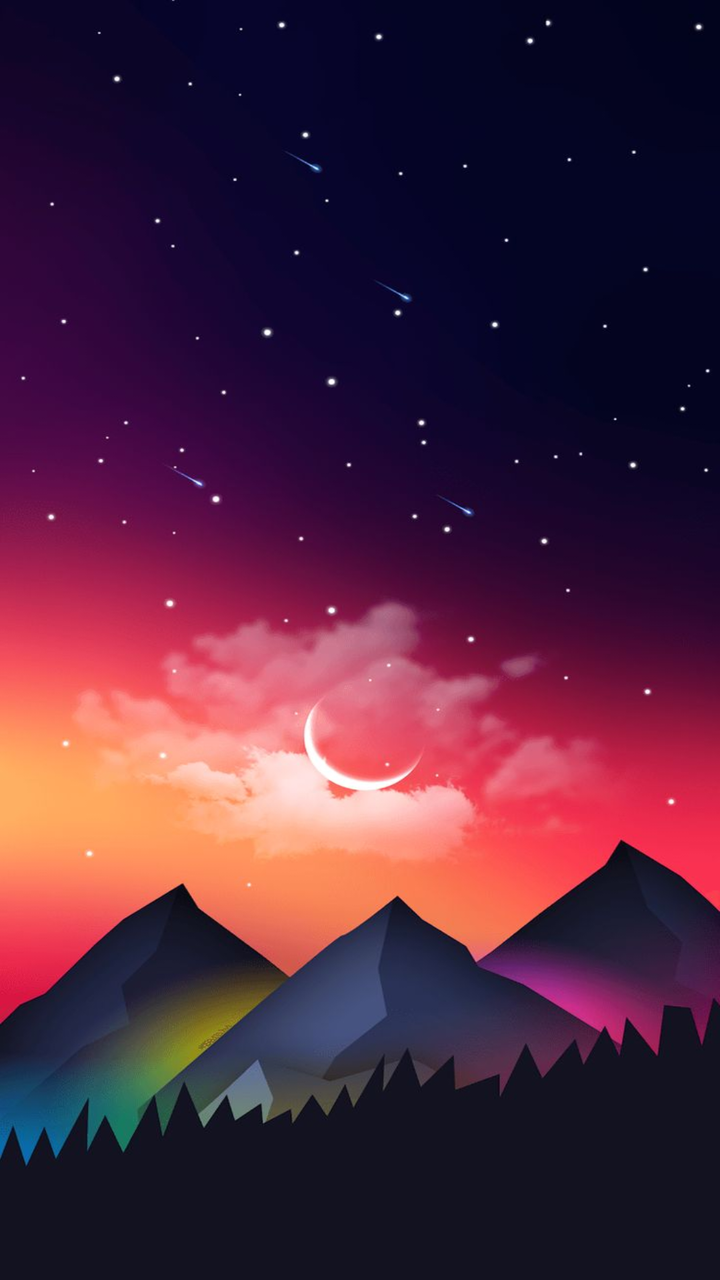
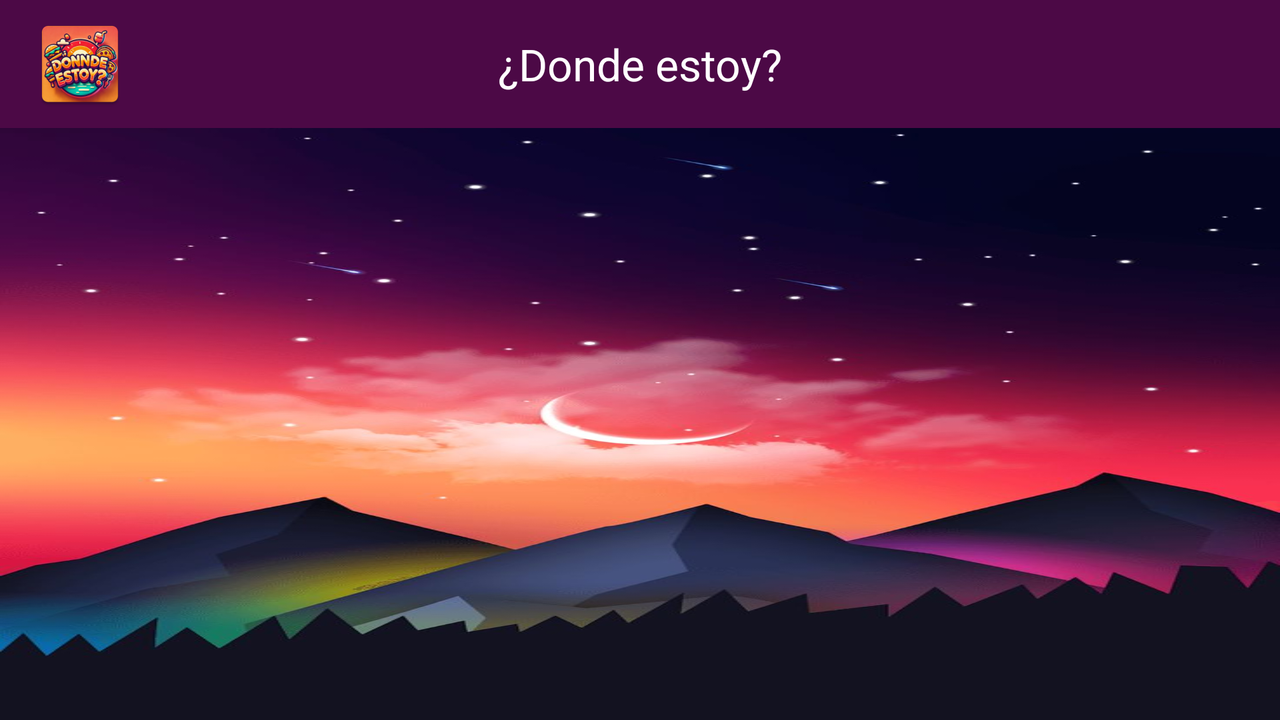

Compare how this app lays out the same screen by default and in its alternative resource folder. The renders come first, then the two layout files and the values they reference.
<!-- AndroidManifest.xml: application theme Theme.DondeEstoyGame -->
<!-- res/layout/activity_pantalla_principal.xml -->
<?xml version="1.0" encoding="utf-8"?>
<androidx.constraintlayout.widget.ConstraintLayout xmlns:android="http://schemas.android.com/apk/res/android"
    xmlns:app="http://schemas.android.com/apk/res-auto"
    xmlns:tools="http://schemas.android.com/tools"
    android:id="@+id/main"
    android:layout_width="match_parent"
    android:layout_height="match_parent"
    tools:context=".view.PantallaPrincipal" >

    <androidx.recyclerview.widget.RecyclerView
        android:id="@+id/rvItemsList"
        android:layout_width="match_parent"
        android:layout_height="match_parent"
        android:clipToPadding="false"
        android:paddingTop="25dp"
        android:paddingBottom="40dp"

        tools:listitem="@layout/item_comida" />
</androidx.constraintlayout.widget.ConstraintLayout>
<!-- res/layout/item_comida.xml (included above) -->
<?xml version="1.0" encoding="utf-8"?>
<androidx.coordinatorlayout.widget.CoordinatorLayout xmlns:android="http://schemas.android.com/apk/res/android"
    xmlns:app="http://schemas.android.com/apk/res-auto"
    xmlns:tools="http://schemas.android.com/tools"
    android:id="@+id/main"
    android:layout_width="match_parent"
    android:layout_height="wrap_content"
    tools:context=".PantallaPrincipal">

    <androidx.cardview.widget.CardView
        android:layout_width="match_parent"
        android:layout_height="wrap_content"
        android:layout_gravity="center_horizontal"
        android:layout_marginStart="25dp"
        android:layout_marginTop="10dp"
        android:layout_marginEnd="25dp"
        android:layout_marginBottom="10dp"
        android:backgroundTint="@color/background_card"
        app:cardCornerRadius="10dp"
        app:cardElevation="8dp">


        <LinearLayout
            android:layout_width="match_parent"
            android:layout_height="match_parent"
            android:orientation="vertical">

            <ImageView
                android:id="@+id/imgComida"
                android:layout_width="match_parent"
                android:layout_height="wrap_content"
                android:layout_marginStart="25dp"
                android:layout_marginTop="25dp"
                android:layout_marginEnd="25dp"
                android:scaleType="centerCrop"
                android:src="@drawable/migas" />

            <TextView
                android:id="@+id/titleComida"
                android:layout_width="wrap_content"
                android:layout_height="wrap_content"
                android:layout_marginStart="25dp"
                android:layout_marginTop="10dp"
                android:layout_marginEnd="25dp"
                android:layout_marginBottom="10dp"
                android:text="Titulo"
                android:textColor="@color/white"
                android:textSize="24dp"
                android:textStyle="bold" />

        </LinearLayout>
    </androidx.cardview.widget.CardView>
</androidx.coordinatorlayout.widget.CoordinatorLayout>
<!-- resources referenced by this layout -->
<resources>
  <color name="background_card">#4C0946</color>
  <color name="white">#FFFFFFFF</color>
  <!-- drawable migas: png bitmap (drawable, 35824 bytes) -->
  <style name="Theme.DondeEstoyGame" parent="Base.Theme.DondeEstoyGame" />
  <style name="Base.Theme.DondeEstoyGame" parent="Theme.Material3.DayNight.NoActionBar">
          
          
          <item name="android:windowBackground">@drawable/fondo_inicio</item>
      </style>
  <!-- drawable fondo_inicio: jpg bitmap (drawable, 47999 bytes) -->
</resources>
<!-- res/layout-land/activity_pantalla_principal.xml (the repository's variant of the layout above) -->
<!-- drawn on the phone turned sideways -->
<?xml version="1.0" encoding="utf-8"?>
<androidx.constraintlayout.widget.ConstraintLayout xmlns:android="http://schemas.android.com/apk/res/android"
    xmlns:app="http://schemas.android.com/apk/res-auto"
    xmlns:tools="http://schemas.android.com/tools"
    android:id="@+id/main"
    android:layout_width="match_parent"
    android:layout_height="match_parent"
    tools:context=".view.PantallaPrincipal" >

    <com.google.android.material.appbar.MaterialToolbar
        android:id="@+id/tbMenu"
        android:layout_width="match_parent"
        android:layout_height="64dp"
        android:layout_marginBottom="1dp"
        android:background="@color/background_card"
        android:minHeight="?attr/actionBarSize"
        android:theme="?attr/actionBarTheme"
        app:layout_constraintBottom_toBottomOf="parent"
        app:layout_constraintEnd_toEndOf="parent"
        app:layout_constraintHorizontal_bias="0.0"
        app:layout_constraintStart_toStartOf="parent"
        app:layout_constraintTop_toTopOf="parent"
        app:layout_constraintVertical_bias="0.0"
        app:logo="@mipmap/logo"
        app:title="@string/app_name"
        app:titleCentered="true"
        app:titleTextColor="@color/white" />

    <androidx.recyclerview.widget.RecyclerView
        android:id="@+id/rvItemsList"
        android:layout_width="match_parent"
        android:layout_height="341dp"
        android:layout_marginStart="1dp"
        android:layout_marginTop="1dp"

        android:layout_marginEnd="1dp"
        android:layout_marginBottom="1dp"
        android:clipToPadding="false"
        android:paddingTop="25dp"
        android:paddingBottom="40dp"
        app:layout_constraintBottom_toBottomOf="parent"
        app:layout_constraintEnd_toEndOf="parent"
        app:layout_constraintStart_toStartOf="parent"
        app:layout_constraintTop_toBottomOf="@+id/tbMenu"
        tools:listitem="@layout/item_comida" />
</androidx.constraintlayout.widget.ConstraintLayout>
<!-- resources referenced by the variant -->
<!-- as the phone turned sideways resolves them -->
<resources>
  <color name="background_card">#4C0946</color>
  <color name="white">#FFFFFFFF</color>
  <!-- drawable migas: png bitmap (drawable, 35824 bytes) -->
  <!-- mipmap logo: webp bitmap (mipmap-hdpi, 8312 bytes) -->
  <string name="app_name">¿Donde estoy?</string>
  <style name="Theme.DondeEstoyGame" parent="Base.Theme.DondeEstoyGame" />
  <style name="Base.Theme.DondeEstoyGame" parent="Theme.Material3.DayNight.NoActionBar">
          
          
          <item name="android:windowBackground">@drawable/fondo_inicio</item>
      </style>
  <!-- drawable fondo_inicio: jpg bitmap (drawable, 47999 bytes) -->
</resources>
